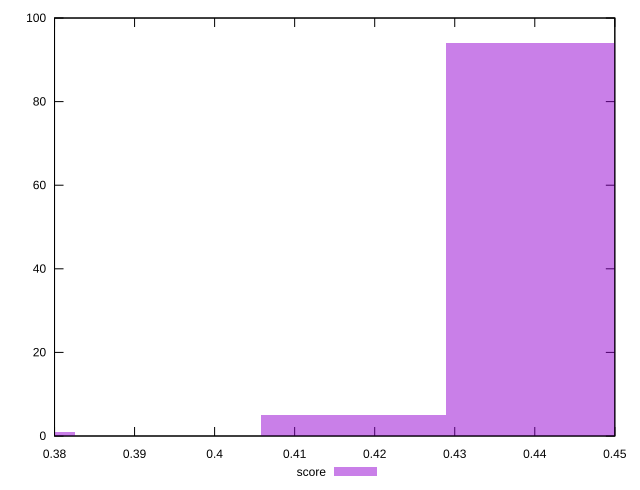

Generate this figure with gnuplot:
reset

$score <<EOF
0.37096673211620534 1
0.44052299438799386 94
0.417337573630731 5
EOF

set key outside below
set boxwidth 0.023185420757262834
set xrange [0.38:0.45]
set yrange [0:100]
set trange [0:100]
set style fill transparent solid 0.5 noborder
set terminal svg size 640, 490 enhanced background rgb 'white'
set output "reports/report_00033_2021-03-01T14-23-16.841Z/first-cpu-idle/samples/astro/score/histogram.svg"

plot $score title "score" with boxes

reset
